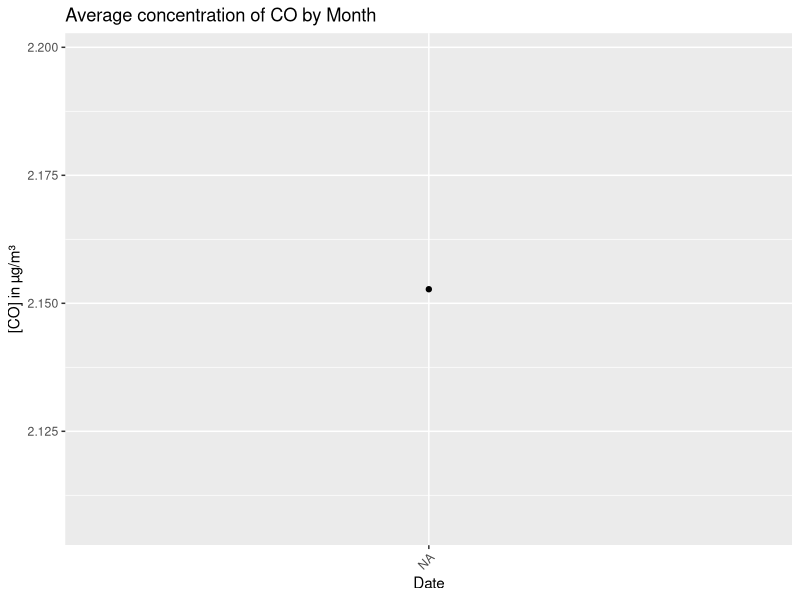
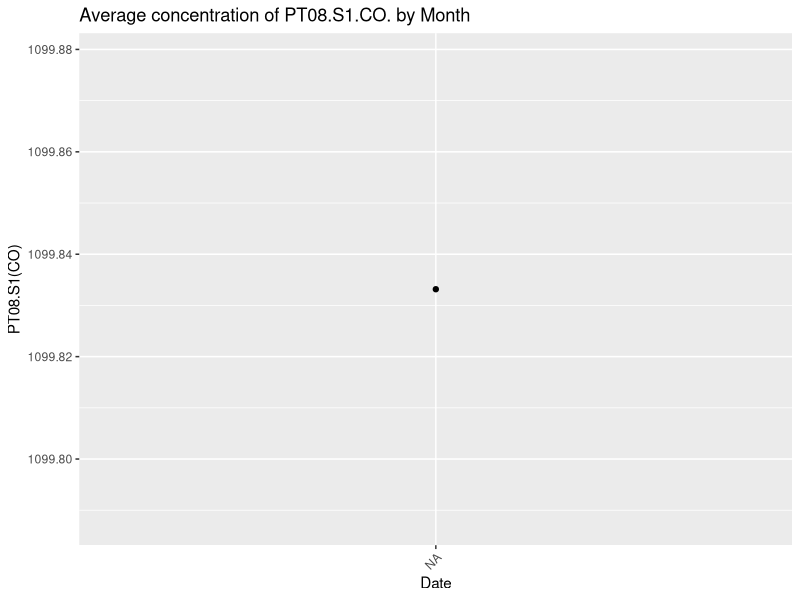
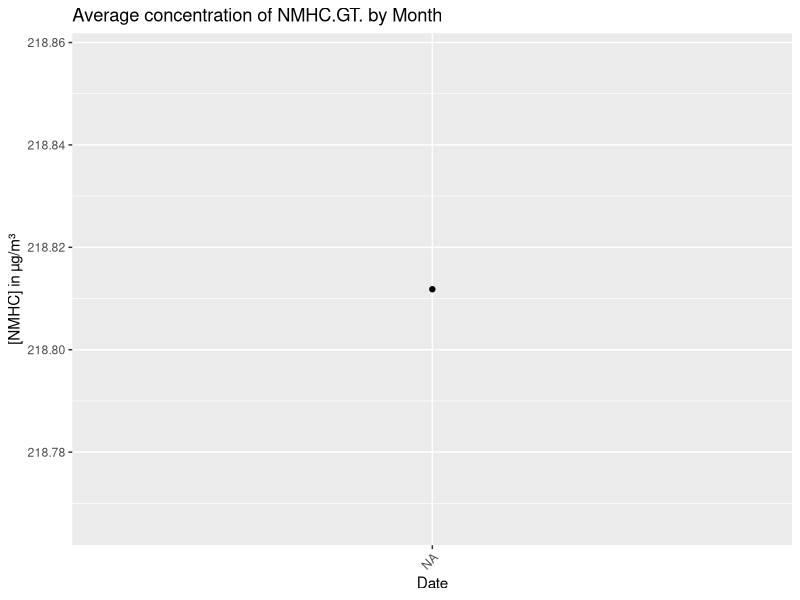
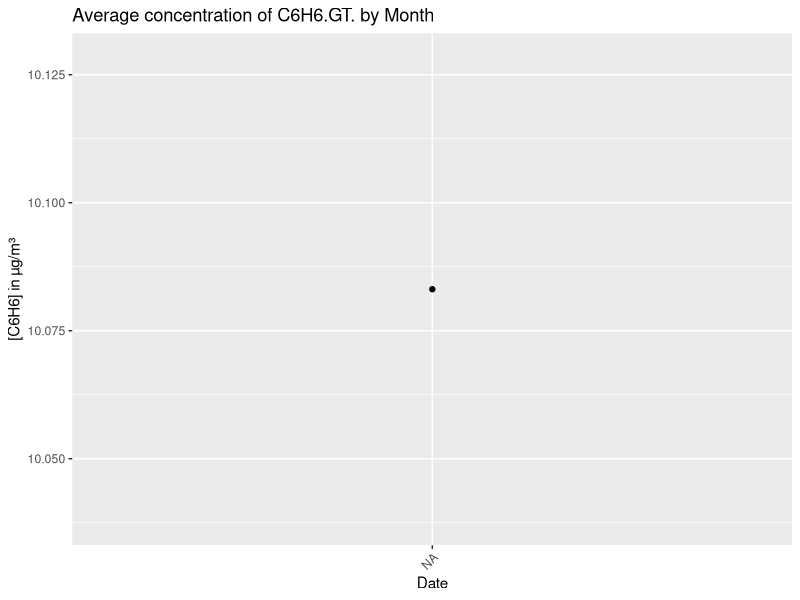
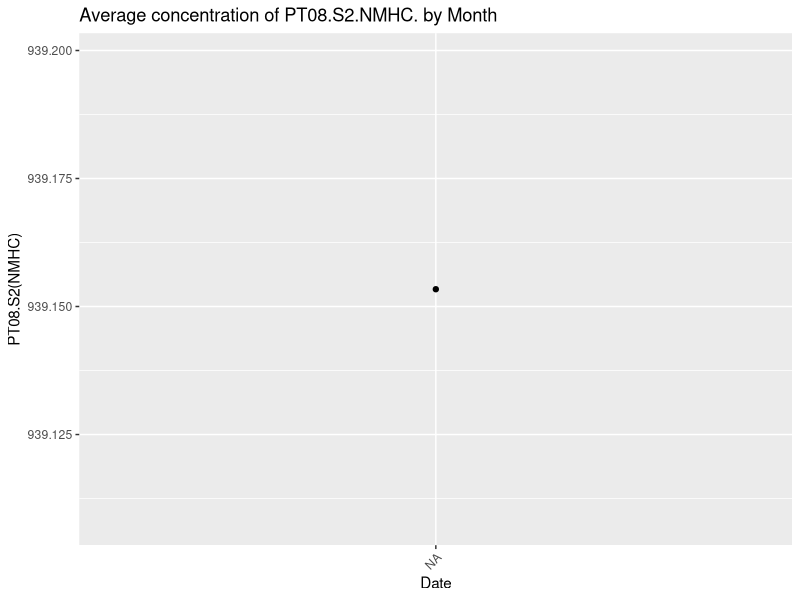
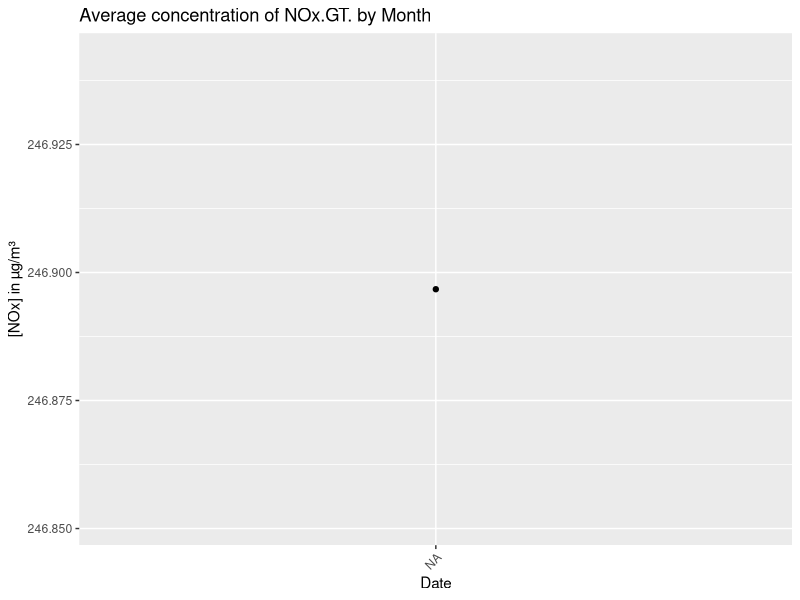
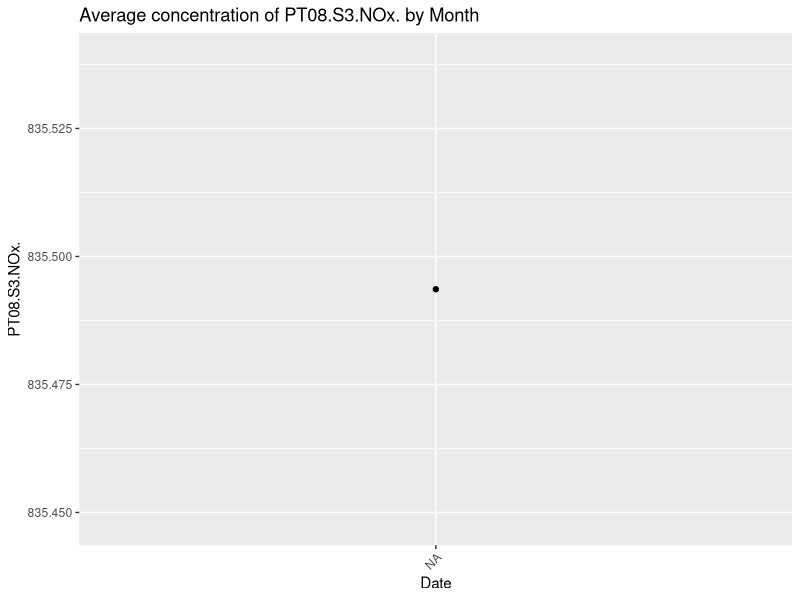
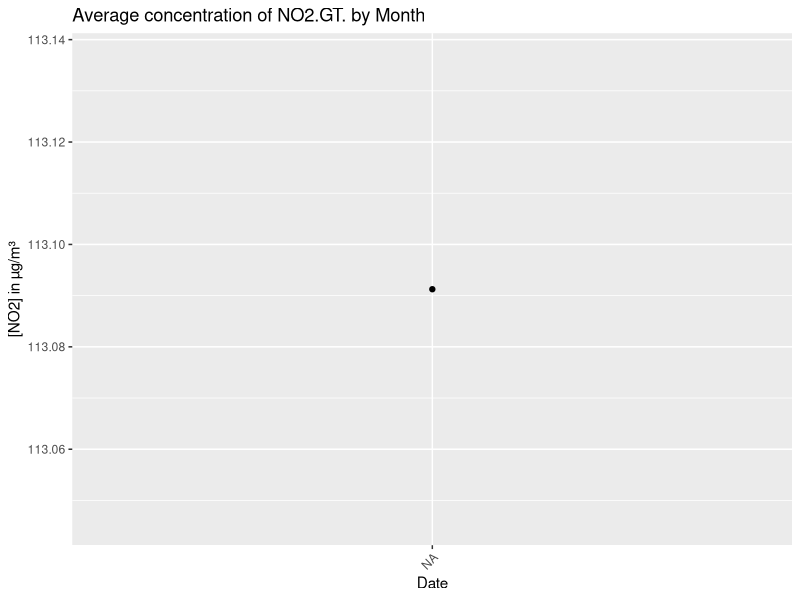

The R source for these figures, in order:
## ---- chunk 1
#1: options(width = 50)

# Load libraries
library(readxl)
library(dplyr)
library(lubridate)
library(ggplot2)

#Read dataset
air <- read.csv("AirQualityUCI.csv")
head(air)

#Number of rows and columns
dim(air)

#Column names
colnames(air)

# Number of rows and columns
dim(air)

# Column names
colnames(air)

# Convert 'Date' column to date format
air$Date <- ymd(air$Date) # "Parse dates with *y*ear, *m*onth, and *d*ay components"
air$Date <- format(air$Date, "%Y-%m") # Formats date to YYYY-mm 

# Group by month, where the average is calculated for each numeric column across all month groups, while removing all NA values
# summarise(): creates a new condensed dataset 
airM <- air %>%
  group_by(Date) %>%
  summarise(across(where(is.numeric), ~mean(., na.rm = TRUE))
)
head(airM, 5)

#Convert 'Date' column to date format
air$Date <- mdy(air$Date)
# air$Date <- as.Date(air$Date)
air$Date <- format(air$Date, "%Y-%m")

## ---- chunk 2

pollutants <- c('CO.GT.', 'PT08.S1.CO.', 'NMHC.GT.', 'C6H6.GT.', 'PT08.S2.NMHC.',
                'NOx.GT.', 'PT08.S3.NOx.', 'NO2.GT.', 'PT08.S4.NO2.', 'PT08.S5.O3.')

# Loop over pollutants and create plots dynamically
for (pollutant in pollutants) {
  
  # Clean data for the specific pollutant: Remove NA and negative values
  airM_clean <- air %>%
    filter(!is.na(!!sym(pollutant)) & !!sym(pollutant) >= 0) %>%
    group_by(Date) %>% 
    summarise(avg_pollutant = mean(!!sym(pollutant), na.rm = TRUE))
  
  # Create the plot for the pollutant
  ggplot(airM_clean, aes(x = Date, y = avg_pollutant)) +
    geom_point() +
    geom_line(group = 1) +
    labs(title = paste("Average concentration of", pollutant, "by Month"),
         x = "Date", y = paste("[", pollutant, "] in µg/m³", sep = "")) +
    theme(axis.text.x = element_text(angle = 45, hjust = 1)) +
    theme_minimal()
}
### Average Concentration of CO by Month

#Clean data of NA & negative values
airM <- air %>%
  filter(!is.na(`CO.GT.`) & `CO.GT.` >= 0)

#Group by month
airM_clean <- airM %>% 
  group_by(Date) %>% 
  summarise(across(where(is.numeric), ~mean(., na.rm = TRUE)))

#Create plot for CO(GT)
ggplot(airM_clean, aes(x = Date, y = `CO.GT.`)) + geom_point() + geom_line(group = 1) + labs(title = "Average concentration of CO by Month", x = "Date", y = "[CO] in µg/m³") + theme(axis.text.x = element_text(angle = 45, hjust = 1))

### Average Concentration of PT08.S1(CO) by Month

#Clean data of NA & negative values
airM <- air %>%
  filter(!is.na(`PT08.S1.CO.`) & `PT08.S1.CO.` >= 0)

#Group by month
airM_clean <- airM %>% 
  group_by(Date) %>% 
  summarise(across(where(is.numeric), ~mean(., na.rm = TRUE)))

#Create plot for PT08.S1.CO.
ggplot(airM_clean, aes(x = Date, y = `PT08.S1.CO.`)) + geom_point() + geom_line(group = 1) + labs(title = "Average concentration of PT08.S1.CO. by Month", x = "Date", y = "PT08.S1(CO)") + theme(axis.text.x = element_text(angle = 45, hjust = 1))

### Average Concentration of NMHC(GT) by Month

#Clean data of NA & negative values
airM <- air %>%
  filter(!is.na(`NMHC.GT.`) & `NMHC.GT.` >= 0)

#Group by month
airM_clean <- airM %>% 
  group_by(Date) %>% 
  summarise(across(where(is.numeric), ~mean(., na.rm = TRUE)))

#Create plot for CO(GT)
ggplot(airM_clean, aes(x = Date, y = `NMHC.GT.`)) + geom_point() + geom_line(group = 1) + labs(title = "Average concentration of NMHC.GT. by Month", x = "Date", y = "[NMHC] in µg/m³") + theme(axis.text.x = element_text(angle = 45, hjust = 1))

### Average Concentration of C6H6(GT) by Month

#Clean data of NA & negative values
airM <- air %>%
  filter(!is.na(`C6H6.GT.`) & `C6H6.GT.` >= 0)

#Group by month
airM_clean <- airM %>% 
  group_by(Date) %>% 
  summarise(across(where(is.numeric), ~mean(., na.rm = TRUE)))

#Create plot for PT08.S1.CO.
ggplot(airM_clean, aes(x = Date, y = `C6H6.GT.`)) + geom_point() + geom_line(group = 1) + labs(title = "Average concentration of C6H6.GT. by Month", x = "Date", y = "[C6H6] in µg/m³") + theme(axis.text.x = element_text(angle = 45, hjust = 1))

### Average Concentration of PT08.S2(NMHC) by Month

#Clean data of NA & negative values
airM <- air %>%
  filter(!is.na(`PT08.S2.NMHC.`) & `PT08.S2.NMHC.` >= 0)

#Group by month
airM_clean <- airM %>% 
  group_by(Date) %>% 
  summarise(across(where(is.numeric), ~mean(., na.rm = TRUE)))

#Create plot for PT08.S2.NMHC.
ggplot(airM_clean, aes(x = Date, y = `PT08.S2.NMHC.`)) + geom_point() + geom_line(group = 1) + labs(title = "Average concentration of PT08.S2.NMHC. by Month", x = "Date", y = "PT08.S2(NMHC)") + theme(axis.text.x = element_text(angle = 45, hjust = 1))

### Average Concentration of NOx(GT) by Month

#Clean data of NA & negative values
airM <- air %>%
  filter(!is.na(`NOx.GT.`) & `NOx.GT.` >= 0)

#Group by month
airM_clean <- airM %>% 
  group_by(Date) %>% 
  summarise(across(where(is.numeric), ~mean(., na.rm = TRUE)))

#Create plot for NOx.GT.
ggplot(airM_clean, aes(x = Date, y = `NOx.GT.`)) + geom_point() + geom_line(group = 1) + labs(title = "Average concentration of NOx.GT. by Month", x = "Date", y = "[NOx] in µg/m³") + theme(axis.text.x = element_text(angle = 45, hjust = 1))

###Average Concentration of PT08.S3(NOx) by Month

#Clean data of NA & negative values
airM <- air %>%
  filter(!is.na(`PT08.S3.NOx.`) & `PT08.S3.NOx.` >= 0)

#Group by month
airM_clean <- airM %>% 
  group_by(Date) %>% 
  summarise(across(where(is.numeric), ~mean(., na.rm = TRUE)))

#Create plot for PT08.S3.NOx.
ggplot(airM_clean, aes(x = Date, y = `PT08.S3.NOx.`)) + geom_point() + geom_line(group = 1) + labs(title = "Average concentration of PT08.S3.NOx. by Month", x = "Date", y = "PT08.S3.NOx.") + theme(axis.text.x = element_text(angle = 45, hjust = 1))

### Average Concentration of NO2(GT) by Month

#Clean data of NA & negative values
airM <- air %>%
  filter(!is.na(`NO2.GT.`) & `NO2.GT.` >= 0)

#Group by month
airM_clean <- airM %>% 
  group_by(Date) %>% 
  summarise(across(where(is.numeric), ~mean(., na.rm = TRUE)))

#Create plot for PT08.S1.CO.
ggplot(airM_clean, aes(x = Date, y = `NO2.GT.`)) + geom_point() + geom_line(group = 1) + labs(title = "Average concentration of NO2.GT. by Month", x = "Date", y = "[NO2] in µg/m³") + theme(axis.text.x = element_text(angle = 45, hjust = 1))

### Average Concentration of PT08.S4(NO2) by Month

#Clean data of NA & negative values
airM <- air %>%
  filter(!is.na(`PT08.S4.NO2.`) & `PT08.S4.NO2.` >= 0)

#Group by month
airM_clean <- airM %>% 
  group_by(Date) %>% 
  summarise(across(where(is.numeric), ~mean(., na.rm = TRUE)))

#Create plot for PT08.S4.NO2.
ggplot(airM_clean, aes(x = Date, y = `PT08.S4.NO2.`)) + geom_point() + geom_line(group = 1) + labs(title = "Average concentration of PT08.S4.NO2. by Month", x = "Date", y = "PT08.S4.NO2.") + theme(axis.text.x = element_text(angle = 45, hjust = 1))

### Average Concentration of PT08.S5(O3) by Month

#Clean data of NA & negative values
airM <- air %>%
  filter(!is.na(`PT08.S5.O3.`) & `PT08.S5.O3.` >= 0)

#Group by month
airM_clean <- airM %>% 
  group_by(Date) %>% 
  summarise(across(where(is.numeric), ~mean(., na.rm = TRUE)))

#Create plot for PT08.S5.O3.
ggplot(airM_clean, aes(x = Date, y = `PT08.S5.O3.`)) + geom_point() + geom_line(group = 1) + labs(title = "Average concentration of PT08.S5.O3. by Month", x = "Date", y = "PT08.S5.O3.") + theme(axis.text.x = element_text(angle = 45, hjust = 1))
